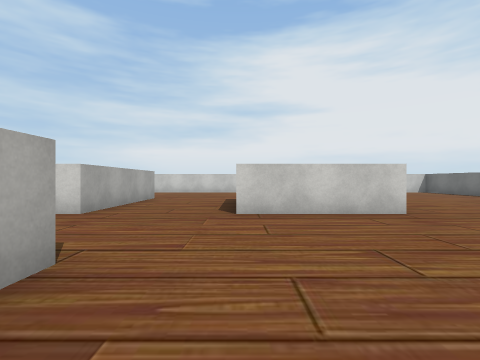
[1] (above)

24 first-person views from a walk through a scene from a Unity 3-D project. The camera is 1.2 m above the floor, looks level and sees 85° across. The floor is counted in squares, 2 m on a side. Each view is taken from the middle of a square. On the plan, view 1 faces up. The plan holds only what a view shows up to about 9 squares ahead; the rest is blank. The place goes on beyond the plan. Some surface patterns are stand-ins.

[2]
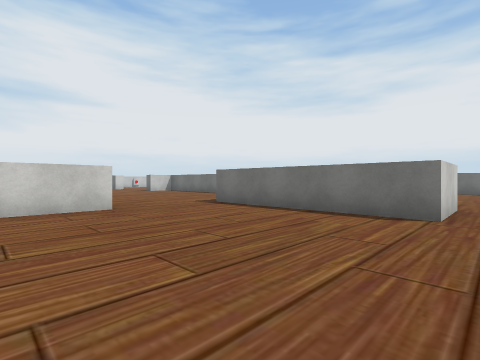

[3]
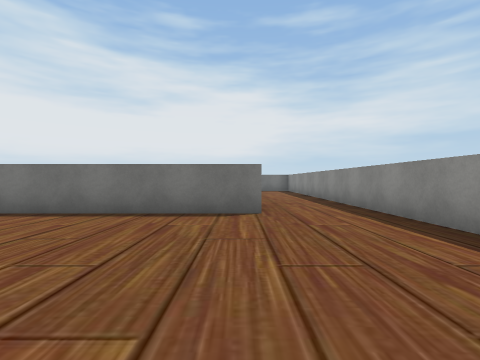

[4]
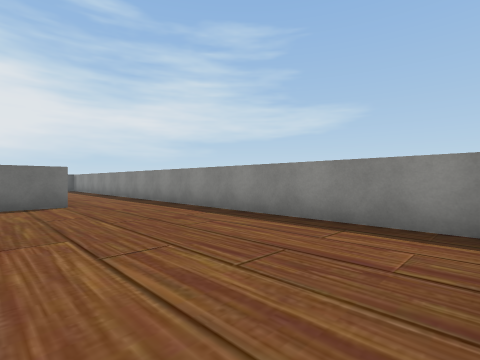

[5]
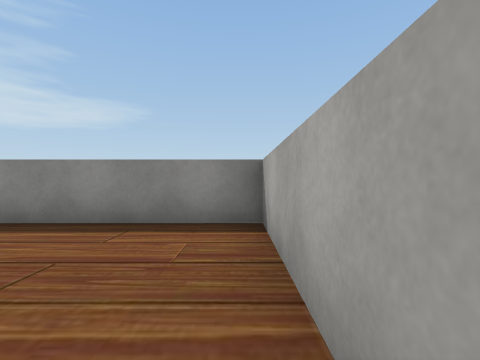

[6]
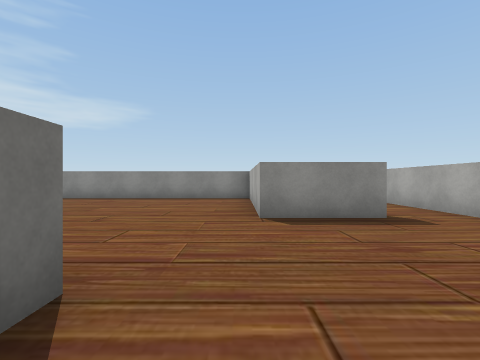

[7]
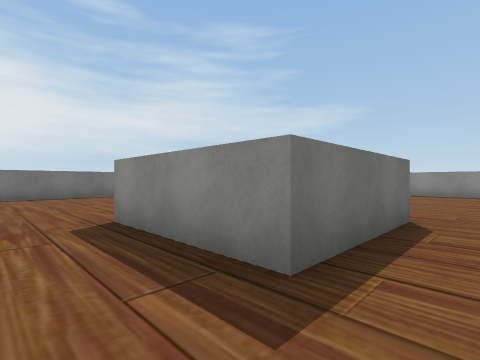

[8]
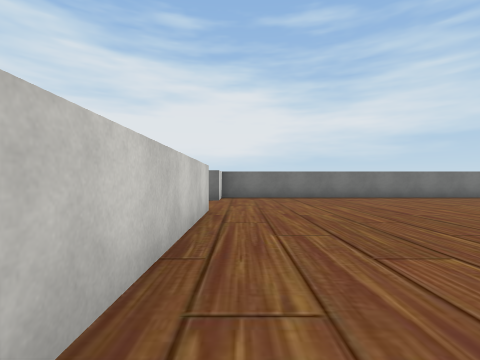

[9]
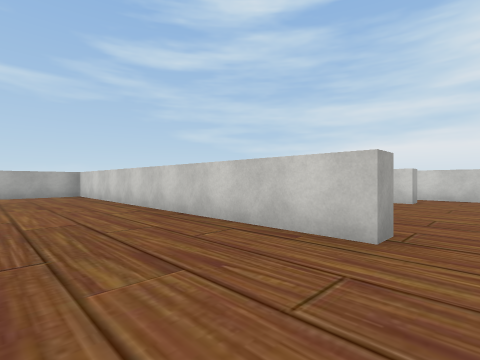

[10]
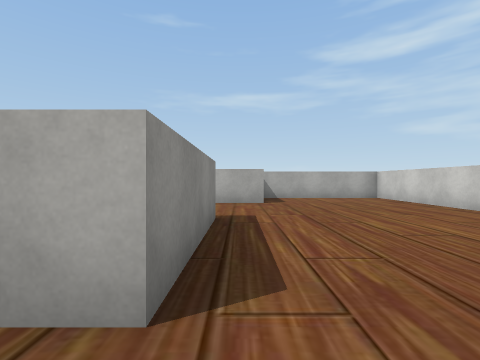

[11]
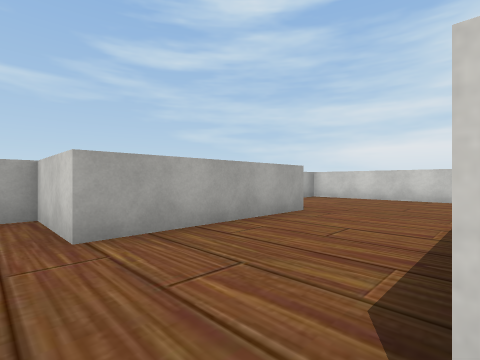

[12]
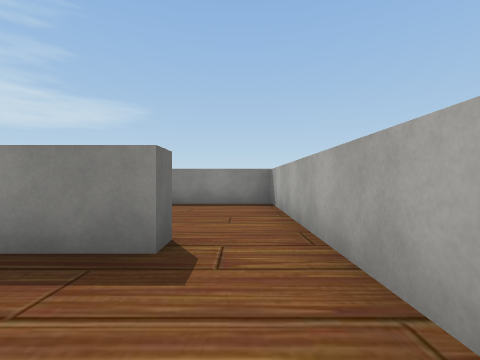

[13]
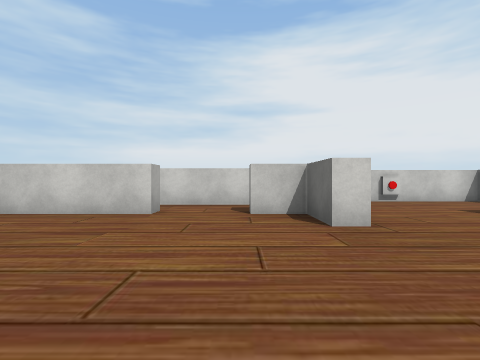

[14]
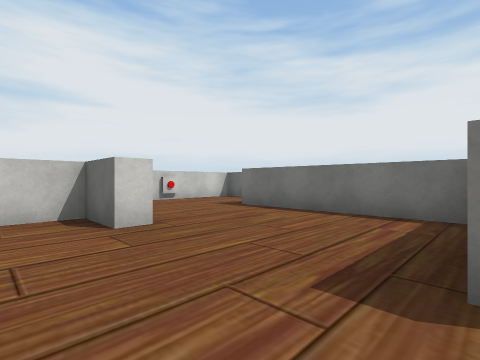

[15]
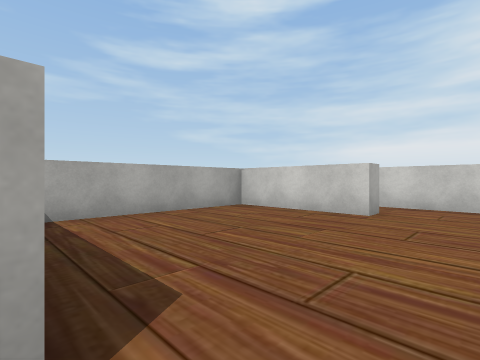

[16]
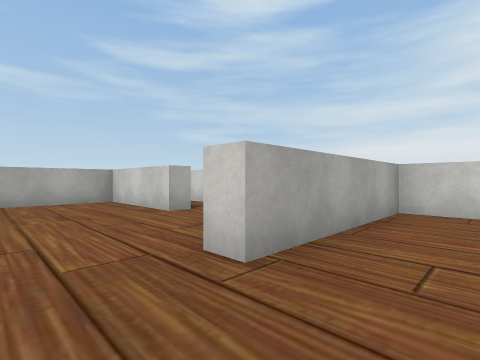

[17]
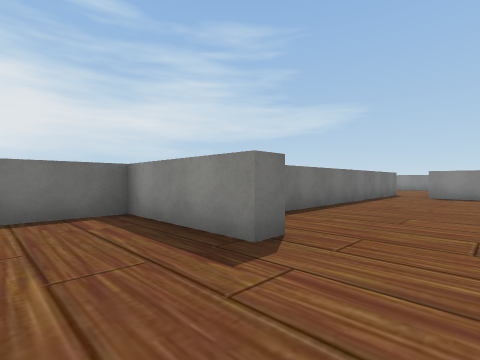

[18]
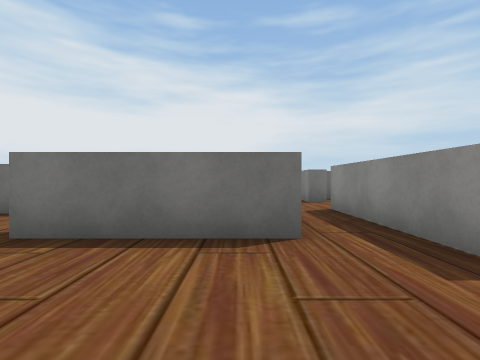

[19]
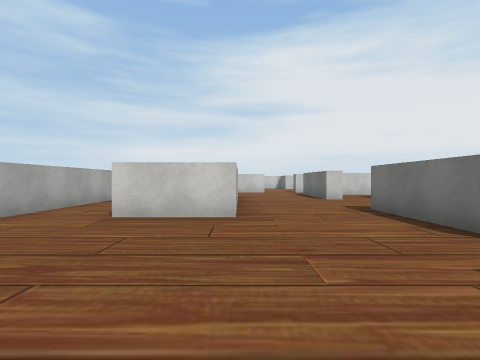

[20]
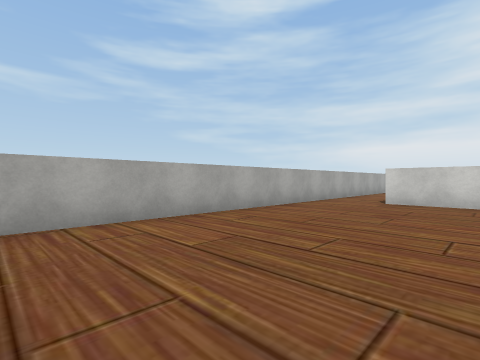

[21]
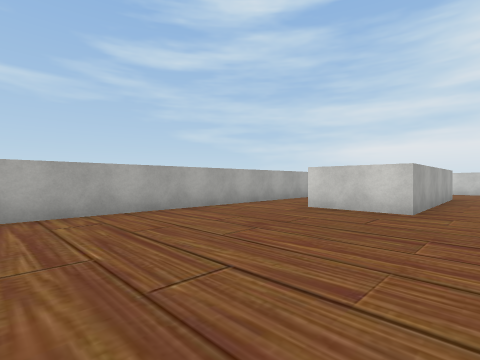

[22]
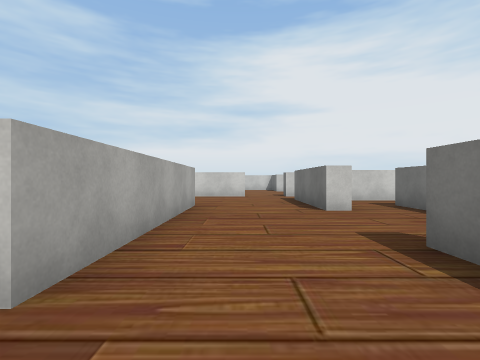

[23]
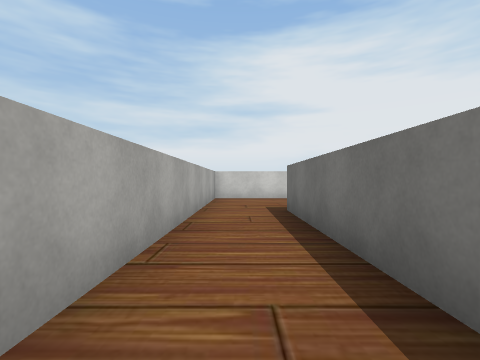

[24]
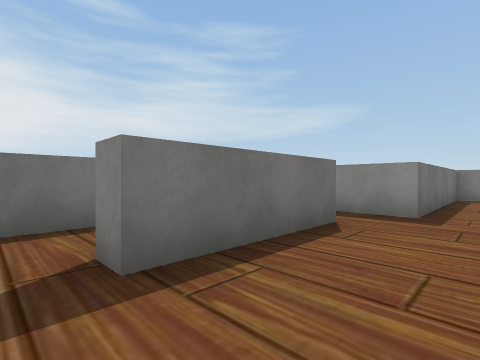

### Floor plan
Ten units are one square. View 1 is at (0, 0); x grows to the right and y downward. Boxes are objects, and circles mark ways between rooms. Rooms are numbered by the first view taken in them; rooms with no view inside come last. Other rooms are left out.
<svg viewBox="-53 -260 186 291">
<path fill="none" stroke="#000" d="M-13 -19 -13 26 75 26M30 -46 -1 -46M75 4 57 4 57 -36M-28 -86 -28 -46M52 -126 -48 -126 -48 -88M-1 -46 -1 -76 29 -76 29 -70M64 -46 78 -46M57 -36 57 -46M86 -126 77 -126M89 -38 89 -126M-33 -19 -13 -19M-33 -14 -33 -19M-28 -46 -48 -46 -48 26 -22 26M44 -176 14 -176 14 -136M52 -131 52 -126M77 -126 77 -131 107 -131 107 -176M89 -204 77 -204 77 -164 72 -164 72 -176 62 -176M128 -204 104 -204M17 -192 17 -214M-11 -212 -31 -212M-31 -220 -31 -255M9 -131 9 -181 44 -181 44 -176M62 -176 62 -181 70 -181M62 -194 26 -194M-48 -255 -48 -141M-11 -255 -11 -212M17 -214 17 -224 22 -224M37 -219 37 -255"/>
<rect x="95" y="-205" width="10" height="10" fill="#bbb"><title>other object</title></rect>
<circle cx="-10" cy="-30" r="3" fill="#2a7"/>
<circle cx="45" cy="-45" r="3" fill="#2a7"/>
<circle cx="-30" cy="-35" r="3" fill="#2a7"/>
<circle cx="65" cy="-130" r="3" fill="#2a7"/>
<circle cx="55" cy="-180" r="3" fill="#2a7"/>
<circle cx="5" cy="-220" r="3" fill="#2a7"/>
<text x="20" y="-10">1</text>
<text x="20" y="-90">2</text>
<text x="-40" y="0">3</text>
<text x="70" y="-160">4</text>
<text x="-10" y="-180">5</text>
<text x="10" y="-240">6</text>
</svg>
Room 1 opens to room 2. Room 2 opens to room 3. Room 2 opens to room 4. Room 4 opens to room 5. Room 5 opens to room 6.

Where each view was taken, in squares from view 1:
view 1: 0 up, 0 right, facing up
view 2: 1 down, 1 right, facing up-right
view 3: 0 up, 1 right, facing right
view 4: 1 up, 1 left, facing down-right
view 5: 1 up, 1 left, facing down
view 6: 6 up, 1 left, facing down
view 7: 9 up, 1 left, facing down-right
view 8: 12 up, 0 right, facing right
view 9: 10 up, 6 right, facing up-left
view 10: 8 up, 4 right, facing left
view 11: 4 up, 0 right, facing up-left
view 12: 4 up, 4 left, facing down
view 13: 13 up, 6 right, facing up
view 14: 13 up, 6 right, facing up-right
view 15: 13 up, 6 right, facing up-left
view 16: 15 up, 9 right, facing up-left
view 17: 15 up, 6 right, facing down-right
view 18: 20 up, 1 left, facing right
view 19: 17 up, 1 left, facing up
view 20: 14 up, 1 left, facing up-left
view 21: 16 up, 0 right, facing up-left
view 22: 20 up, 0 right, facing up
view 23: 21 up, 4 left, facing up
view 24: 23 up, 0 right, facing down-right
